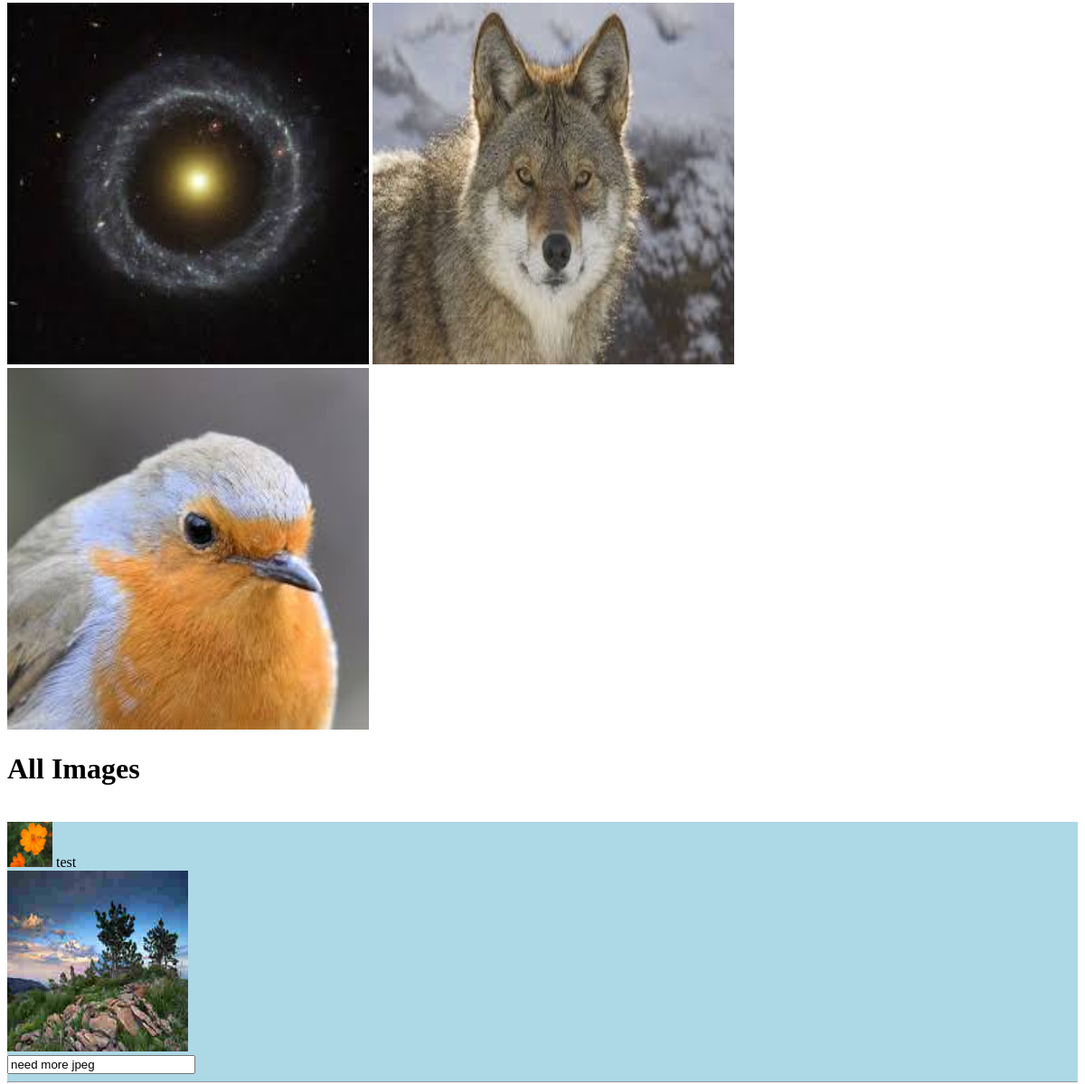
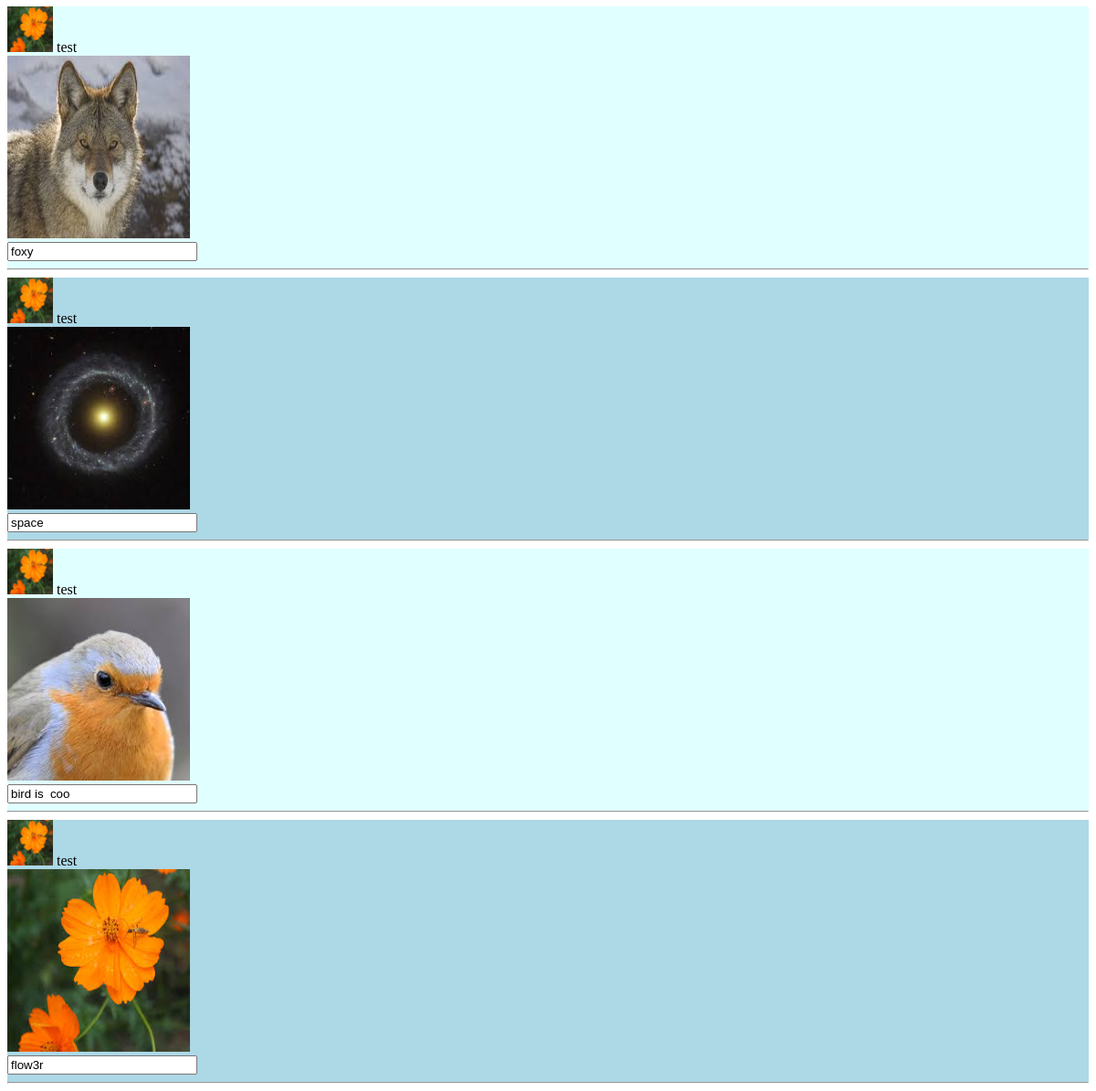
/cst243cst209cst220cweb280a5/pages/index.php (lower part), run on an earlier commit of the app's database (2 pictures, top to bottom).
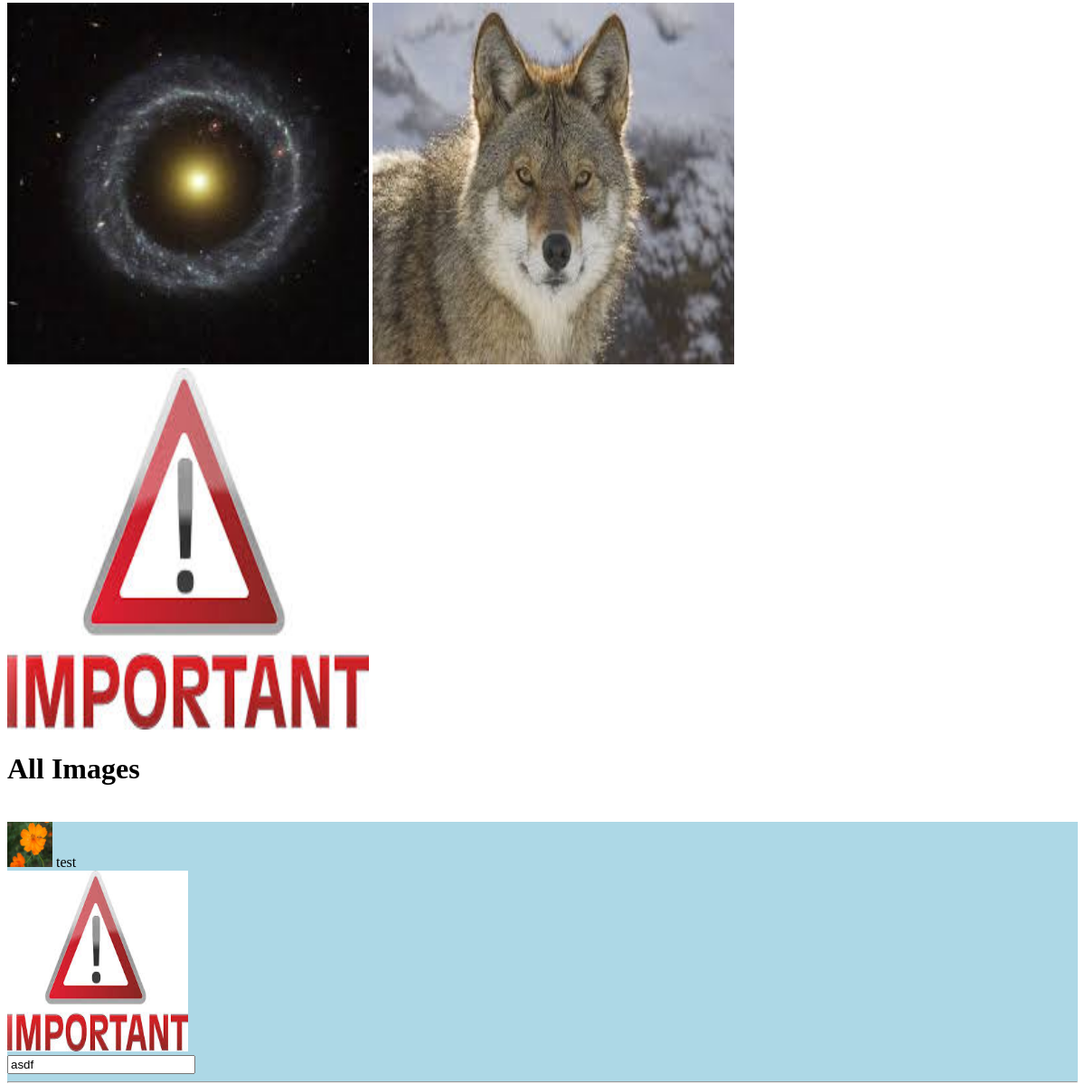
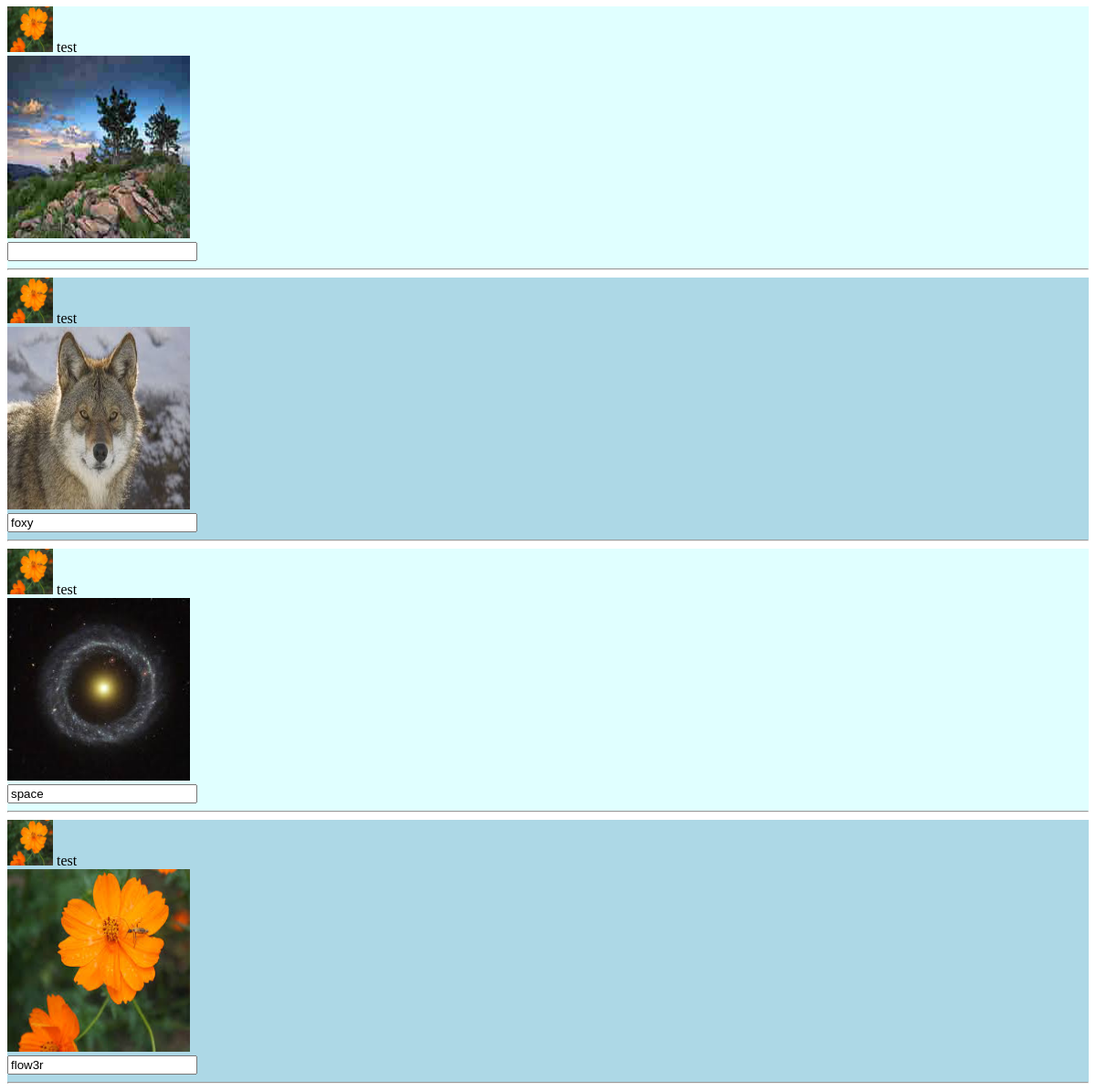
And on a later commit of the database (2 pictures, top to bottom).
### tables this page shows
CREATE TABLE Image (id INTEGER PRIMARY KEY AUTOINCREMENT,
path VARCHAR(255) NOT NULL,
memId INTEGER NOT NULL,
caption VARCHAR(144),
approved BOOLEAN NOT NULL,
views INTEGER);

CREATE TABLE Member (memberId INTEGER PRIMARY KEY AUTOINCREMENT,
password TEXT(255) NOT NULL,
email VARCHAR(200) NOT NULL,
alias VARCHAR(15) NOT NULL,
profileImgPath VARCHAR NOT NULL);

### classes/DB3/Type.php (called while the page is built, shortened)
<?php
abstract class Type
{
    static public function bindType ($type)
    {
        switch($type)
        {
            case 'CHAR':
            case 'VARCHAR':
            case 'TINYTEXT':
            case 'TEXT':
            case 'MEDIUMTEXT':
            case 'LONGTEXT':
            case 'NCHAR':
            case 'NVARCHAR':
            case 'CLOB':
            case 'DATE':
            case 'DATETIME':
            case 'TIMESTAMP':
            case 'TIME':
                return SQLITE3_TEXT;
                break;
            case 'INTEGER':
            case 'TINYINT':
            case 'SMALLINT':
            case 'MEDIUMINT':
            case 'BIGINT':
            case 'INT2':
            case 'INT4':
            case 'INT8':
            case 'BOOLEAN':
                return SQLITE3_INTEGER;
                break;
        }
    }
}

### classes/DB3/Model.php (called while the page is built, shortened)
<?php
class Model
{
    private $cols;
    private $pkField;
    protected function defineColumn($field,$type=Type::TXT, $size=null, $isNullable = true, $isPK = false, $isAutoIncr =false)
    {
        $this->cols[$field] = new Column($field,$type, $size, $isNullable, $isPK, $isAutoIncr);
    }
    public function tableName()
    {
        return get_class($this);
    }
    public function getBindType($field)
    {
        return is_array($this->cols) && isset($this->cols[$field]) ? $this->cols[$field]->bindType : SQLITE3_TEXT ;
    }
    public function getPKField()
    {
        if(!isset($this->pkField) && is_array($this->cols))
        {
            foreach($this->cols as $field => $colDef)
            {
                if ($colDef->isPK)
                {
                    $this->pkField = $field;
                }
            }
        }
        return $this->pkField;
    }
}

### classes/DB3/DB3.php (called while the page is built, shortened)
<?php
class DB3 extends \SQLite3
{
    public function selectAll($class)
    {
        return $this->selectSomeOrder($class);
    }
    public function selectSomeOrder($class, $orders=array() ,$filters=array(), $andOperator=true)
    {
        $table = $class->tableName();
        $fieldValues = get_object_vars($class);
        $fieldList = implode(',',array_keys($fieldValues));
        $orders = array_intersect_key($orders,$fieldValues);
        array_walk($orders, function(&$val,$key){$val = $val==='DESC' ? "$key $val" : $key;});
        $orderList = empty($orders)?$class->getPKField(): implode(",\n",$orders);
        $oper = $andOperator? ' AND ': ' OR ';
        $filters = array_filter($filters,
            function($filt)use($fieldValues){
                return array_key_exists($filt->field,$fieldValues);
            });
        $filterList= empty($filters)?'1=1':implode($oper,$filters);
        $stmt = $this->prepare("SELECT $fieldList FROM $table WHERE $filterList ORDER BY $orderList");
        $i=1;
        foreach($filters as $filt){
            $stmt->bindValue($i,$filt->value,
                is_null($filt->value)? SQLITE3_NULL :$class->getBindType($filt->field)
            );
            $i++;
        }
        $result = $stmt->execute();
        if(!$result){
            return false;
        }else{
            $items = array();
            while($row = $result->fetchArray(SQLITE3_ASSOC))
            {
                $item = new $table();
                foreach($row as $col=>$val)
                {
                    $item->$col = $val;
                }
                $items[]=$item;
            }
            return $items;
        }
    }
}

### classes/DB3/Filter.php (called while the page is built, shortened)
<?php
class Filter
{
    public $field;
    public $comparer;
    public function __construct($field,$value,$comparer='=')
    {
        $this->field = $field;
        $this->value = $value;
        $this->comparer = $comparer;
    }
    public function __toString()
    {
        return "{$this->field} {$this->comparer} ?\n";
    }
}

### classes/DB3/Column.php (called while the page is built, shortened)
<?php
class Column
{
    public function __construct($name,$type=Type::TXT, $size=null, $isNullable = true, $isPK = false, $isAutoIncr =false)
    {
        $this->isPK = $isPK;
        $this->bindType = Type::bindType($type);
    }
}

### classes/Image.php (called while the page is built, shortened)
<?php
class Image extends Model
{
    public function __construct($name='', $path='', $size=0, $type='', $memId=0, $caption="", $views=0)
    {
        $this->caption = $caption;
    }
}

### cst243cst209cst220cweb280a5/pages/index.php (the view, shortened to what this page needs)
<?php
$db = new DB3('../../db/imageranker.db');
$image = new Image();
$db->exec($image->tableDefinition());
$member = new Member();
$db->exec($member->tableDefinition());
$orders = array('views'=>'DESC');
$filters = array(new Filter('approved', true));
$topImages = $db->selectSomeOrder(new Image(), $orders, $filters);
$topImages = array_slice($topImages, 0, 5);
$orders = array('id'=>'DESC');
$allImages = $db->selectSomeOrder(new Image(), $orders, $filters);
$allMembers = $db->selectAll(new Member());
$keys = array();
foreach ($allMembers as $member)
{
	$keys[] = $member->memberId;
}
$allMembers = array_combine($keys, $allMembers);
?>
<!DOCTYPE html>
<html>
<head>
    <link href="../style/pagestyling.css" rel="stylesheet" />
</head>
<body>
    <ul class="topImages">
    <?php
    foreach ($topImages as $currentImage)
    { ?>
    	<li><a href="details.php?id=<?= $currentImage->id ?>"><img src="<?= $currentImage->path ?>" /></a></li>
    <?php
    } ?>
    </ul>
    <h1>All Images</h1>
    <ul>
    <?php
    foreach ($allImages as $currentImage)
    {
        $currentMember = $allMembers[$currentImage->memId];
    ?>
    	<li class="allImages">
            <div>
                <img class="profile" src="<?= $currentMember->profileImgPath ?>" />
                <?= $currentMember->alias ?>
            </div>
            <div>
                <a href="details.php?id=<?= $currentImage->id ?>"><img src="<?= $currentImage->path ?>" /></a>
            </div>
                        <?php
            if($member->memberId === $currentImage->memId)
            {
                ?>
                <div><input type="text" value="<?= $currentImage->caption ?>" onblur="updateCaption('<?= $currentImage->path ?>', <?= $currentImage->id ?>);" /></div>
            <?php
            }
            else
            { ?>
            <div><?= $currentImage->caption ?></div>
            <?php
            }
            ?>
            <hr />
        </li>
    <?php
    } ?>
    </ul>
</body>
</html>

### cst243cst209cst220cweb280a5/style/pagestyling.css (style rules this page uses)
img { width:400px; height:400px; }
.allImages:nth-child(odd) { background-color:lightblue; }
.allImages:nth-child(even) { background-color:lightcyan; }
.allImages img { width: 200px; height: 200px; }
ul { list-style: none; display: inline; }
ul.topImages li { display: inline; }
li.allImages input { width: 200px; }
li.allImages img.profile { width: 50px; height: 50px; }

What changed in the data, as far as the page shows it:
no longer on this page (row edited): image: path (picture), $currentMember->alias "test", caption "bird is coo"
added image: path (picture), $currentMember->alias "test", caption "asdf"
changed image (number 4 of 5 on the later page): caption "need more jpeg" → (not shown)
